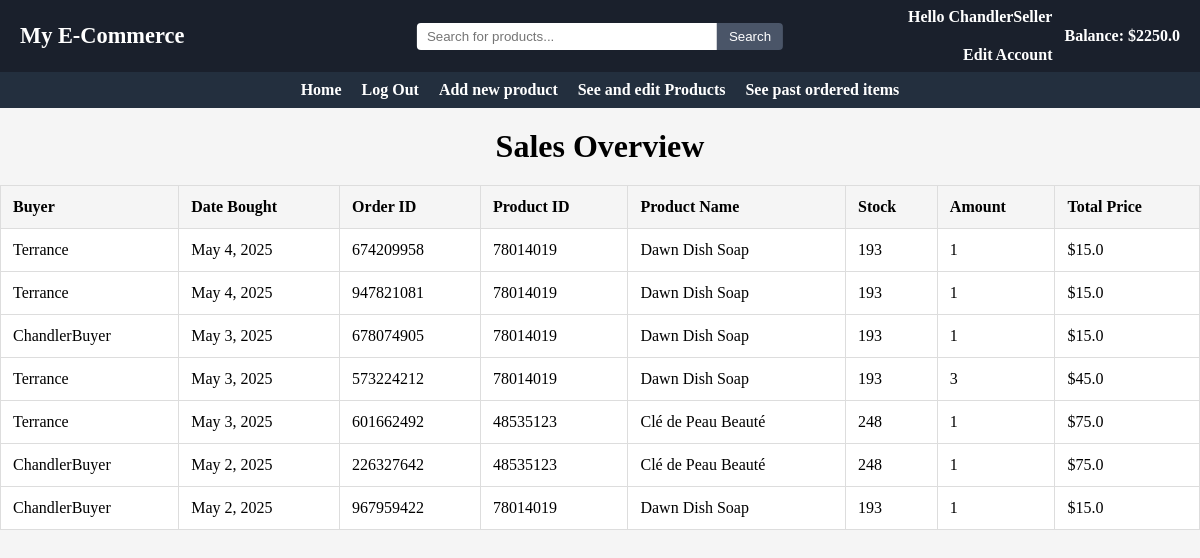
The page /69564832/sell/orders on the database its author committed.
### main/models.py (models this page shows, shortened)
class User(models.Model):
    userID = models.BigIntegerField(primary_key=True)
    username = models.CharField(max_length=50, unique=True)
    password = models.CharField(max_length=200)
    email = models.EmailField()
    role = models.SmallIntegerField()
    balance = models.FloatField(default=0)
    approved = models.BooleanField(default=False)

class Order(models.Model):
    orderID = models.BigIntegerField()
    buyer = models.ForeignKey(User, on_delete=models.CASCADE)
    date_bought=models.DateField(default=date.today())
    item = models.ForeignKey(Item, on_delete=models.CASCADE)
    amount = models.IntegerField()
    price = models.FloatField()
    totalPrice = models.FloatField(default=0.0)

class Item(models.Model):
    itemID = models.BigIntegerField(primary_key=True)
    name = models.CharField(max_length=200)
    category = models.CharField(max_length=100)
    image = models.ImageField(upload_to='main/static/images', default='p')
    description = models.CharField(max_length=300)
    price = models.FloatField(default=0.0)
    stock = models.IntegerField(default=0)
    seller = models.ForeignKey(User, on_delete=models.CASCADE)
    date_added=models.DateField(default=date.today())
    approved = models.BooleanField(default=False)

### main/views.py (the view)
# urls.py: path("sell/orders", views.sellerViewOrders, name="sellOrders"),
def sellerViewOrders(request, UserID=0):
    userData = 0
    try:
        userData = User.objects.get(userID=UserID)
        if(userData.role == 0):
            messages.add_message(request, messages.SUCCESS, "This account was rejected by an admin. Please create a new account")
            userData.delete()
    except User.DoesNotExist:
        userData = 0
        items = Item.objects.filter(~Q(price=0.0))
        items = items.filter(approved=True).order_by('name')[:20]
        return render(request, "index.html", {"userData": userData, "userID":UserID, "items":items})
    itemSet = Item.objects.filter(seller=userData)
    orderSet = Order.objects.all().order_by("-date_bought")
    order = []
    for orderItem in orderSet.all():
        if orderItem.item in itemSet:
            order.append(orderItem)
    return render(request, "seeOrders.html", context={"userData":userData, "order":order})

### main/templates/seeOrders.html (shortened to what this page needs)
{% extends "base.html" %}
{%block content%}
    {%if userData.role == 1%}
        <div class='buyer-orders-container'>
            <h1 class='orders-title'>My Past Orders</h1>
            {%for order in orders%}
                <div class='order-card'>
                    <div class='order-header'>
                        <div class='order-info'>
                            <span class='order-id'>Order ID: {{order.first.orderID}}</span>
                            <span class='order-date'>Date: {{order.first.date_bought}}</span>
                        </div>
                    </div>
                    <div class='order-items'>
                        {%for item in order%}
                            <div class='order-item'>
                                <div class='item-details'>
                                    <h4>{{item.item.name}}</h4>
                                    <div class='item-meta'>
                                        <span>Seller: {{item.item.seller}}</span>
                                        <span>Quantity: {{item.amount}}</span>
                                        <span>Price: ${{item.price}}</span>
                                    </div>
                                </div>
                            </div>
                        {%endfor%}
                    </div>
                    <div class='order-total'>
                        <strong>Total: ${{order.first.totalPrice}}</strong>
                    </div>
                </div>
            {%endfor%}
        </div>
    {%elif userData.role == 2%}
        <h1 style="text-align:center; font-size:2em; margin:20px 0;">Sales Overview</h1>
        <div class="table-container">
          <table class="order-table">
            <thead>
              <tr>
                <th>Buyer</th>
                <th>Date Bought</th>
                <th>Order ID</th>
                <th>Product ID</th>
                <th>Product Name</th>
                <th>Stock</th>
                <th>Amount</th>
                <th>Total Price</th>
              </tr>
            </thead>
            <tbody>
              {% for item in order%}
              <tr>
                <td>{{item.buyer.username}}</td>
                <td>{{item.date_bought}}</td>
                <td>{{item.orderID}}</td>
                <td>{{item.item.itemID}}</td>
                <td>{{item.item.name}}</td>
                <td>{{item.item.stock}}</td>
                <td>{{item.amount}}</td>
                <td>${{item.price}}</td>
              </tr>
              {%endfor%}
            </tbody>
          </table>
        </div>
    {%endif%}
{%endblock content%}

### main/templates/base.html (shortened to what this page needs)
{% load static %}
<link rel="stylesheet" href="{% static 'css/styles.css' %}">
<header class="topbar">
  <div class="topbar-left">
    <h1 class="site-title">My E-Commerce</h1>
  </div>
  <div class="topbar-center">
    <form method="POST" action="/{%if userData.userID and userData.approved%}{{userData.userID}}/{% endif %}search/">
      <input type="text" name="search" placeholder="Search for products..." class="topbar-search"/>
      <button type="submit" name = "searchSubmit" value = "searchSubmit">Search</button>
    </form>
  </div>
  <div class="topbar-right">
    {% if userData.userID and userData.approved %}
      <a href="/{{userData.userID}}/edit" class="user-link">
        <span>Hello {{userData.username}}</span><br/>
        <span>Edit Account</span>
      </a>
      <span class="balance">Balance: ${{userData.balance}}</span>
    {% endif %}
  </div>
</header>
<header class="navbar">
    <nav class="navbar-menu">
        <ul class="nav-list">
            {%if not userData.userID%}
              <li><a href="/">Home</a></li>
              <li><a href="/login">Login</a></li>
              <li><a href="/create">Register</a></li>
            {%else%}
              <li><a href="/{{userData.userID}}/main">Home</a></li>
              <li><a href="/">Log Out</a></li>
                {%if userData.role == 3%}
                    <li><a href="/{{userData.userID}}/auth/users">Authenticate users</a></li>
                    <li><a href="/{{userData.userID}}/auth/items">Authenticate items</a></li>
                    <li><a href="/{{userData.userID}}/auth/monitorUsers">Monitor Users</a></li>
                    <li><a href="/{{userData.userID}}/auth/monitorItems">Monitor Products</a></li>
                    <li><a href="/{{userData.userID}}/auth/orders">Monitor Transactions</a></li>
                {%elif userData.role == 2%}
                    <li><a href="/{{userData.userID}}/sell/makeItem">Add new product</a></li>
                    <li><a href="/{{userData.userID}}/sell/items">See and edit Products</a></li>
                    <li><a href="/{{userData.userID}}/sell/orders">See past ordered items</a></li>
                {%elif userData.role == 1%}
                    <li><a href="/{{userData.userID}}/buy/cart">View Cart</a></li>
                    <li><a href="/{{userData.userID}}/buy/orders">See past orders</a></li>
                {%endif%}
          </ul>
          {%endif%}
    </nav>
  </header>
{%if not userData or userData.approved%}
  {%block content%}
  {%endblock content%}
{%endif%}

### main/static/css/styles.css (style rules this page uses)
button { padding: 6px 12px; border: none; background-color: #4A5568; color: #fff; border-radius: 0 4px 4px 0; cursor: pointer; }
.navbar { background-color: #232F3E; color: #fff; display: flex; align-items: center; padding: 9px 0; position: sticky; top: 0; z-index: 1000; justify-content: center; }
.navbar-menu { margin: 0 auto; min-width: 25%; }
.nav-list { list-style: none; display: flex; justify-content: center; gap: 20px; flex-wrap: nowrap; align-items: center; margin: 0; padding: 0; }
.nav-list li { margin: 0; }
.nav-list li a { color: #fff; text-decoration: none; font-weight: bold; white-space: nowrap; }
.topbar { background-color: #1A202C; color: #fff; display: flex; align-items: center; justify-content: space-between; padding: 8px 0; width: 100%; position: relative; }
.topbar-left .site-title { margin: 0; font-size: 1.4em; color: #fff; padding-left: 20px; }
.topbar-center { position: absolute; left: 50%; transform: translateX(-50%); flex: none; display: flex; justify-content: center; align-items: center; }
.topbar-center form { display: flex; align-items: center; margin: 0; }
.topbar-search { width: 300px; padding: 6px 10px; border: none; border-radius: 4px 0 0 4px; }
.topbar-center button { padding: 6px 12px; border: none; background-color: #4A5568; color: #fff; border-radius: 0 4px 4px 0; cursor: pointer; }
.topbar-right { display: flex; align-items: center; gap: 12px; }
.user-link { margin: 0; text-align: right; font-size: 1em; font-family: inherit; font-weight: bold; display: flex; flex-direction: column; gap: 1px; line-height: normal; }
.user-link span { display: block; }
.balance { font-size: 1em; font-family: inherit; font-weight: bold; margin: 0; color: #fff; padding-right: 20px; }
.user-link, .user-link:link, .user-link:visited, .user-link:hover, .user-link:active { color: #fff !important; text-decoration: none !important; }
.order-table { width: 100%; border-collapse: collapse; background-color: #fff; border: 1px solid #ddd; }
.order-table th, .order-table td { padding: 12px; text-align: left; border: 1px solid #ddd; }
.order-table th { background-color: #f5f5f5; }

### rows shown on the page
User: username "ChandlerSeller", balance "2250.0"
Order: buyer.username "Terrance", date_bought "May 4, 2025", orderID "674209958", item.itemID "78014019", item.name "Dawn Dish Soap", item.stock "193", amount "1", price "15.0"
Order: buyer.username "Terrance", date_bought "May 4, 2025", orderID "947821081", item.itemID "78014019", item.name "Dawn Dish Soap", item.stock "193", amount "1", price "15.0"
Order: buyer.username "ChandlerBuyer", date_bought "May 3, 2025", orderID "678074905", item.itemID "78014019", item.name "Dawn Dish Soap", item.stock "193", amount "1", price "15.0"
Order: buyer.username "Terrance", date_bought "May 3, 2025", orderID "573224212", item.itemID "78014019", item.name "Dawn Dish Soap", item.stock "193", amount "3", price "45.0"
Order: buyer.username "Terrance", date_bought "May 3, 2025", orderID "601662492", item.itemID "48535123", item.name "Clé de Peau Beauté", item.stock "248", amount "1", price "75.0"
Order: buyer.username "ChandlerBuyer", date_bought "May 2, 2025", orderID "226327642", item.itemID "48535123", item.name "Clé de Peau Beauté", item.stock "248", amount "1", price "75.0"
Order: buyer.username "ChandlerBuyer", date_bought "May 2, 2025", orderID "967959422", item.itemID "78014019", item.name "Dawn Dish Soap", item.stock "193", amount "1", price "15.0"
